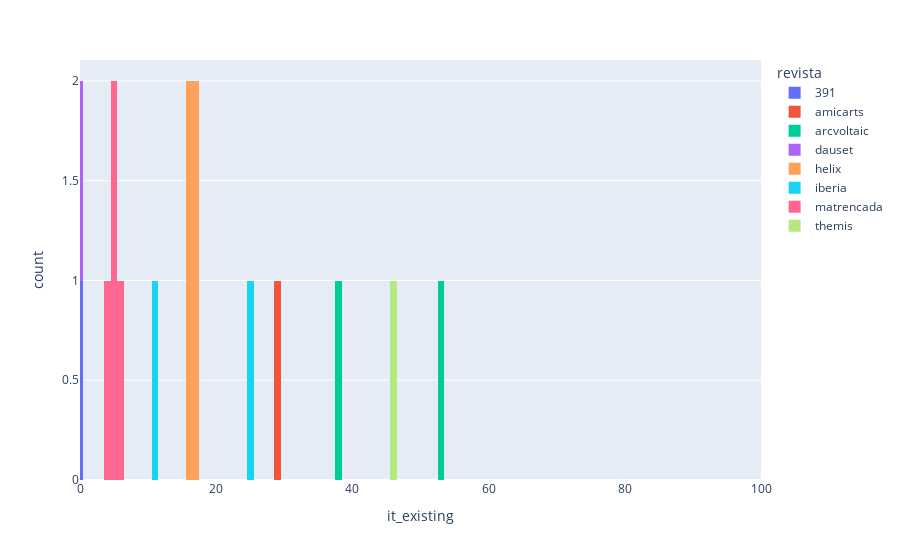

Notebook source saved alongside this figure:
### Code cell
italian_rows = ["it" in r for r in results["idiomes"]]
px.histogram(results[italian_rows], x="it_existing", nbins=101, range_x=(0,100), color="revista")

### Figure 1 — Plotly figure (JSON) as saved in the notebook; plotly's stock layout.template omitted (floating-point values rounded to 4 significant figures)
{"data": [{"alignmentgroup": "True", "bingroup": "x", "hovertemplate": "revista=391<br>it_existing=%{x}<br>count=%{y}<extra></extra>", "legendgroup": "391", "marker": {"color": "#636efa", "pattern": {"shape": ""}}, "name": "391", "nbinsx": 101, "offsetgroup": "391", "orientation": "v", "showlegend": true, "type": "histogram", "x": [0], "xaxis": "x", "yaxis": "y"}, {"alignmentgroup": "True", "bingroup": "x", "hovertemplate": "revista=amicarts<br>it_existing=%{x}<br>count=%{y}<extra></extra>", "legendgroup": "amicarts", "marker": {"color": "#EF553B", "pattern": {"shape": ""}}, "name": "amicarts", "nbinsx": 101, "offsetgroup": "amicarts", "orientation": "v", "showlegend": true, "type": "histogram", "x": [29.21], "xaxis": "x", "yaxis": "y"}, {"alignmentgroup": "True", "bingroup": "x", "hovertemplate": "revista=arcvoltaic<br>it_existing=%{x}<br>count=%{y}<extra></extra>", "legendgroup": "arcvoltaic", "marker": {"color": "#00cc96", "pattern": {"shape": ""}}, "name": "arcvoltaic", "nbinsx": 101, "offsetgroup": "arcvoltaic", "orientation": "v", "showlegend": true, "type": "histogram", "x": [37.93, 52.52], "xaxis": "x", "yaxis": "y"}, {"alignmentgroup": "True", "bingroup": "x", "hovertemplate": "revista=dauset<br>it_existing=%{x}<br>count=%{y}<extra></extra>", "legendgroup": "dauset", "marker": {"color": "#ab63fa", "pattern": {"shape": ""}}, "name": "dauset", "nbinsx": 101, "offsetgroup": "dauset", "orientation": "v", "showlegend": true, "type": "histogram", "x": [0], "xaxis": "x", "yaxis": "y"}, {"alignmentgroup": "True", "bingroup": "x", "hovertemplate": "revista=helix<br>it_existing=%{x}<br>count=%{y}<extra></extra>", "legendgroup": "helix", "marker": {"color": "#FFA15A", "pattern": {"shape": ""}}, "name": "helix", "nbinsx": 101, "offsetgroup": "helix", "orientation": "v", "showlegend": true, "type": "histogram", "x": [16.13, 17.33, 17.06, 16.42], "xaxis": "x", "yaxis": "y"}, {"alignmentgroup": "True", "bingroup": "x", "hovertemplate": "revista=iberia<br>it_existing=%{x}<br>count=%{y}<extra></extra>", "legendgroup": "iberia", "marker": {"color": "#19d3f3", "pattern": {"shape": ""}}, "name": "iberia", "nbinsx": 101, "offsetgroup": "iberia", "orientation": "v", "showlegend": true, "type": "histogram", "x": [25.22, 10.77], "xaxis": "x", "yaxis": "y"}, {"alignmentgroup": "True", "bingroup": "x", "hovertemplate": "revista=matrencada<br>it_existing=%{x}<br>count=%{y}<extra></extra>", "legendgroup": "matrencada", "marker": {"color": "#FF6692", "pattern": {"shape": ""}}, "name": "matrencada", "nbinsx": 101, "offsetgroup": "matrencada", "orientation": "v", "showlegend": true, "type": "histogram", "x": [4.12, 4.96, 4.76, 5.75], "xaxis": "x", "yaxis": "y"}, {"alignmentgroup": "True", "bingroup": "x", "hovertemplate": "revista=themis<br>it_existing=%{x}<br>count=%{y}<extra></extra>", "legendgroup": "themis", "marker": {"color": "#B6E880", "pattern": {"shape": ""}}, "name": "themis", "nbinsx": 101, "offsetgroup": "themis", "orientation": "v", "showlegend": true, "type": "histogram", "x": [46.03], "xaxis": "x", "yaxis": "y"}], "layout": {"barmode": "relative", "legend": {"title": {"text": "revista"}, "tracegroupgap": 0}, "margin": {"t": 60}, "xaxis": {"anchor": "y", "domain": [0, 1], "range": [0, 100], "title": {"text": "it_existing"}}, "yaxis": {"anchor": "x", "domain": [0, 1], "title": {"text": "count"}}}}
